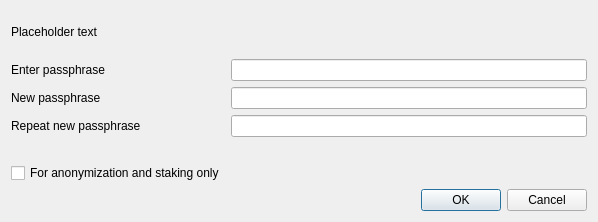
<?xml version="1.0" encoding="UTF-8"?>
<ui version="4.0">
 <class>AskPassphraseDialog</class>
 <widget class="QDialog" name="AskPassphraseDialog">
  <property name="geometry">
   <rect>
    <x>0</x>
    <y>0</y>
    <width>598</width>
    <height>222</height>
   </rect>
  </property>
  <property name="sizePolicy">
   <sizepolicy hsizetype="Preferred" vsizetype="Minimum">
    <horstretch>0</horstretch>
    <verstretch>0</verstretch>
   </sizepolicy>
  </property>
  <property name="minimumSize">
   <size>
    <width>550</width>
    <height>0</height>
   </size>
  </property>
  <property name="windowTitle">
   <string>Passphrase Dialog</string>
  </property>
  <layout class="QVBoxLayout" name="verticalLayout">
   <property name="sizeConstraint">
    <enum>QLayout::SetMinimumSize</enum>
   </property>
   <item>
    <widget class="QLabel" name="warningLabel">
     <property name="text">
      <string notr="true">Placeholder text</string>
     </property>
     <property name="textFormat">
      <enum>Qt::RichText</enum>
     </property>
     <property name="wordWrap">
      <bool>true</bool>
     </property>
    </widget>
   </item>
   <item>
    <layout class="QFormLayout" name="formLayout">
     <property name="sizeConstraint">
      <enum>QLayout::SetMinimumSize</enum>
     </property>
     <property name="fieldGrowthPolicy">
      <enum>QFormLayout::AllNonFixedFieldsGrow</enum>
     </property>
     <item row="0" column="0">
      <widget class="QLabel" name="passLabel1">
       <property name="text">
        <string>Enter passphrase</string>
       </property>
      </widget>
     </item>
     <item row="0" column="1">
      <widget class="QLineEdit" name="passEdit1">
       <property name="echoMode">
        <enum>QLineEdit::Password</enum>
       </property>
      </widget>
     </item>
     <item row="1" column="0">
      <widget class="QLabel" name="passLabel2">
       <property name="text">
        <string>New passphrase</string>
       </property>
      </widget>
     </item>
     <item row="1" column="1">
      <widget class="QLineEdit" name="passEdit2">
       <property name="echoMode">
        <enum>QLineEdit::Password</enum>
       </property>
      </widget>
     </item>
     <item row="2" column="0">
      <widget class="QLabel" name="passLabel3">
       <property name="text">
        <string>Repeat new passphrase</string>
       </property>
      </widget>
     </item>
     <item row="2" column="1">
      <widget class="QLineEdit" name="passEdit3">
       <property name="echoMode">
        <enum>QLineEdit::Password</enum>
       </property>
      </widget>
     </item>
     <item row="3" column="1">
      <widget class="QLabel" name="capsLabel">
       <property name="font">
        <font>
         <weight>75</weight>
         <bold>true</bold>
        </font>
       </property>
       <property name="text">
        <string/>
       </property>
       <property name="alignment">
        <set>Qt::AlignCenter</set>
       </property>
      </widget>
     </item>
     <item row="4" column="0">
      <widget class="QCheckBox" name="anonymizationCheckBox">
       <property name="enabled">
        <bool>true</bool>
       </property>
       <property name="toolTip">
        <string>Serves to disable the trivial lyramoney when OS account compromised. Provides no real security.</string>
       </property>
       <property name="text">
        <string>For anonymization and staking only</string>
       </property>
       <property name="visible">
        <bool>false</bool>
       </property>
      </widget>
     </item>
    </layout>
   </item>
   <item>
    <widget class="QDialogButtonBox" name="buttonBox">
     <property name="orientation">
      <enum>Qt::Horizontal</enum>
     </property>
     <property name="standardButtons">
      <set>QDialogButtonBox::Cancel|QDialogButtonBox::Ok</set>
     </property>
    </widget>
   </item>
  </layout>
 </widget>
 <resources/>
 <connections>
  <connection>
   <lyraer>buttonBox</lyraer>
   <signal>accepted()</signal>
   <receiver>AskPassphraseDialog</receiver>
   <slot>accept()</slot>
   <hints>
    <hint type="sourcelabel">
     <x>20</x>
     <y>20</y>
    </hint>
    <hint type="destinationlabel">
     <x>20</x>
     <y>20</y>
    </hint>
   </hints>
  </connection>
  <connection>
   <lyraer>buttonBox</lyraer>
   <signal>rejected()</signal>
   <receiver>AskPassphraseDialog</receiver>
   <slot>reject()</slot>
   <hints>
    <hint type="sourcelabel">
     <x>20</x>
     <y>20</y>
    </hint>
    <hint type="destinationlabel">
     <x>20</x>
     <y>20</y>
    </hint>
   </hints>
  </connection>
 </connections>
</ui>
